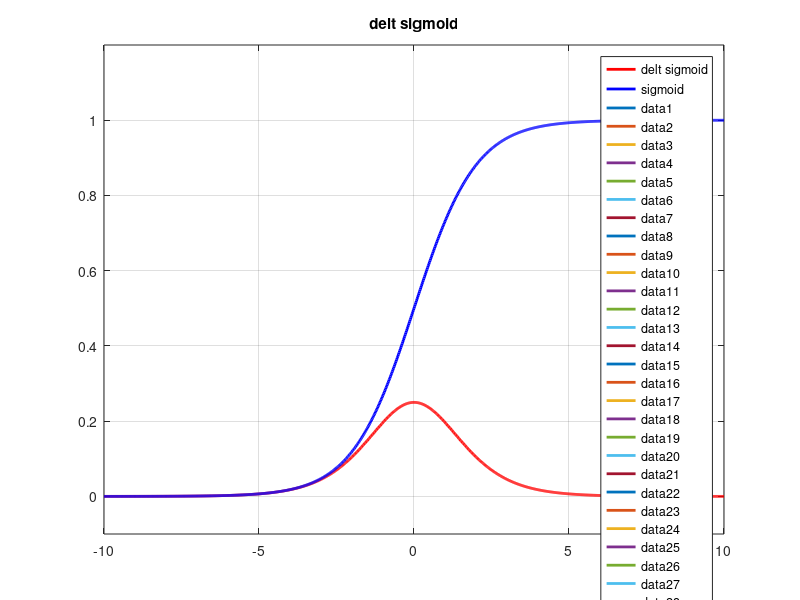

The MATLAB source for this figure:
clc;
clear all;
x = -10:0.02:10;
t1 = -5:0.1:5;
t2 = -0.5:0.01:0.5;
y_sigmoid = 1./(1+exp(-x));
y_deltsigmoid = (exp(-x))./((1+exp(-x)).^2);
%y_tanh = (exp(x)-exp(-x))./(exp(x)+exp(-x));
%y_delttanh = 1-(y_tanh).^2;
plot(x,y_deltsigmoid,'r', 'linewidth',2); title('delt sigmoid');
hold on;
plot(x,y_sigmoid,'b', 'linewidth',2);
hold on;
legend('delt sigmoid','sigmoid');
plot(t1,0,'-','linewidth',2);
%plot(0,t2, '-','linewidth',2);
grid on;
axis on;
ylim([-0.1,1.2]);